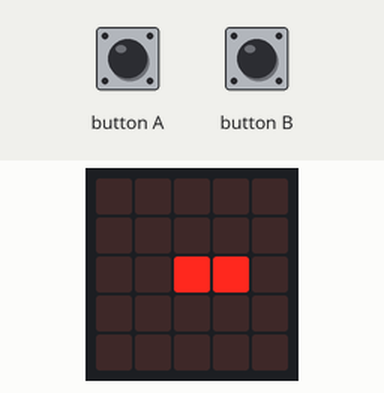
The program below on a simulated BBC micro:bit running MicroPython. Parts: the board's 5×5 LED display. The inputs (shaded band) are chosen by the test bench. Random numbers come from a fixed seed; the interpreter's speed is modelled, so counts of loop turns are approximate.

Above: at 1.2 s.
1.3 s: button A pressed for 0.15 s
At 2.0 s:
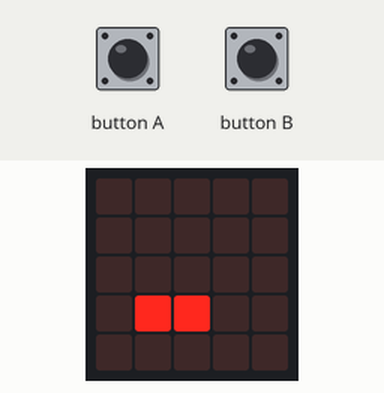
4.1 s: button B pressed for 0.15 s
At 6.9 s:
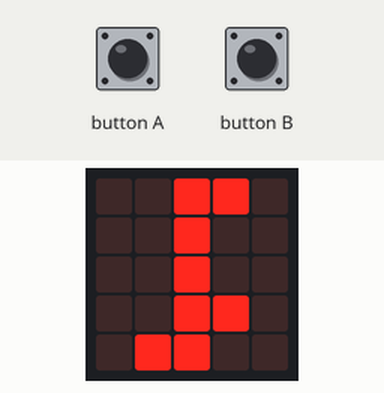
7.2 s: button A pressed for 1 s
At 8.9 s:
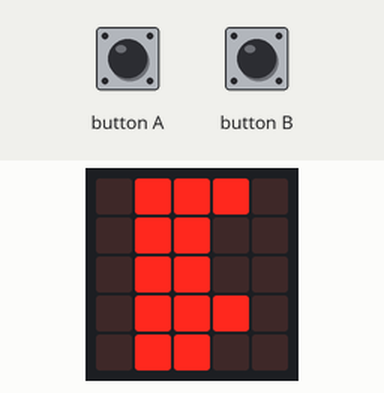
10.0 s: button A pressed for 0.15 s
At 14.7 s:
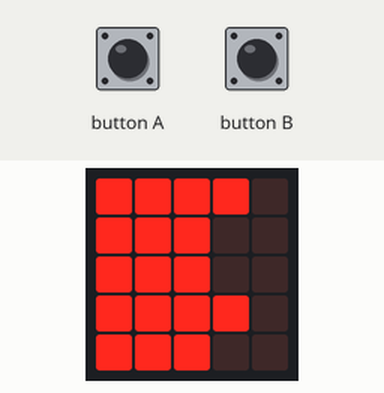
Timing chart, 0 to 16.2 s (numbered marks = the images above; inputs shaded):
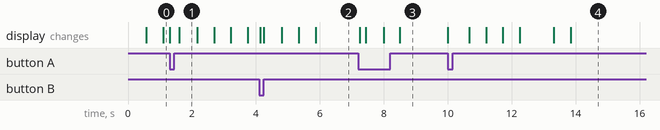

The program:

cmp2x2.py
```python
# === これは編集しないこと！ ===
from microbit import *
import random
def flash(x, y, light, seed):
  if seed == 0:
    display.set_pixel(x, y, light)
    display.set_pixel(x+1, y, light)
  else:
    display.set_pixel(x, y, light)
    display.set_pixel(x, y+1, light)
def clear():
  display.clear()
def flashm(list):
  for i in range(5):
    for j in range(5):
      display.set_pixel(i, j, list[j][i] * 9)

blocks = [
  [0, 0, 0, 0, 0, 0],  # y=0
  [0, 0, 0, 0, 0, 0],  # y=1
  [0, 0, 0, 0, 0, 0],  # y=2
  [0, 0, 0, 0, 0, 0],  # y=3
  [0, 0, 0, 0, 0, 0],  # y=4
  [1, 1, 1, 1, 1, 1],  # 地面
]
# === ここから書いてOK ===
x = 2
y = 0
timer = 0
seed = random.randint(0,1)
while True:
  flash(x, y, 9, seed)
  timer += 1
  if timer % 500 == 0:
    clear()
    flashm(blocks)
    y += 1
    if seed == 0:
      if blocks[y][x] != 0 or blocks[y][x+1] != 0:
        blocks[y-1][x] = 1
        blocks[y-1][x+1] = 1
        y = 0
        flashm(blocks)
        seed = random.randint(0, 1)
    else:
      if blocks[y+1][x] != 0:
        blocks[y-1][x] = 1
        blocks[y][x] = 1
        y = 0
        flashm(blocks)
        seed = random.randint(0, 1)
  if button_a.was_pressed() and x > 0:
        x -= 1
        clear()
        flashm(blocks)
  if button_b.was_pressed() and x < 4:
        x += 1
        clear()
        flashm(blocks)
  for i in range(5):
     flag = 0
     for j in range(5):
        if blocks[i][j] == 0:
           flag = 1
     if flag == 0:
        for j in range(5):
           blocks[i][j] = 0
```

Measured:
- after the input at 7.2 s, the display: first changes at once (image 3 shows a later state)
- after the input at 10.0 s, the display: first changes at once (image 4 shows a later state)
- what the display in image 1 shows lasts 0.6 s, from 1.6 s to 2.2 s
